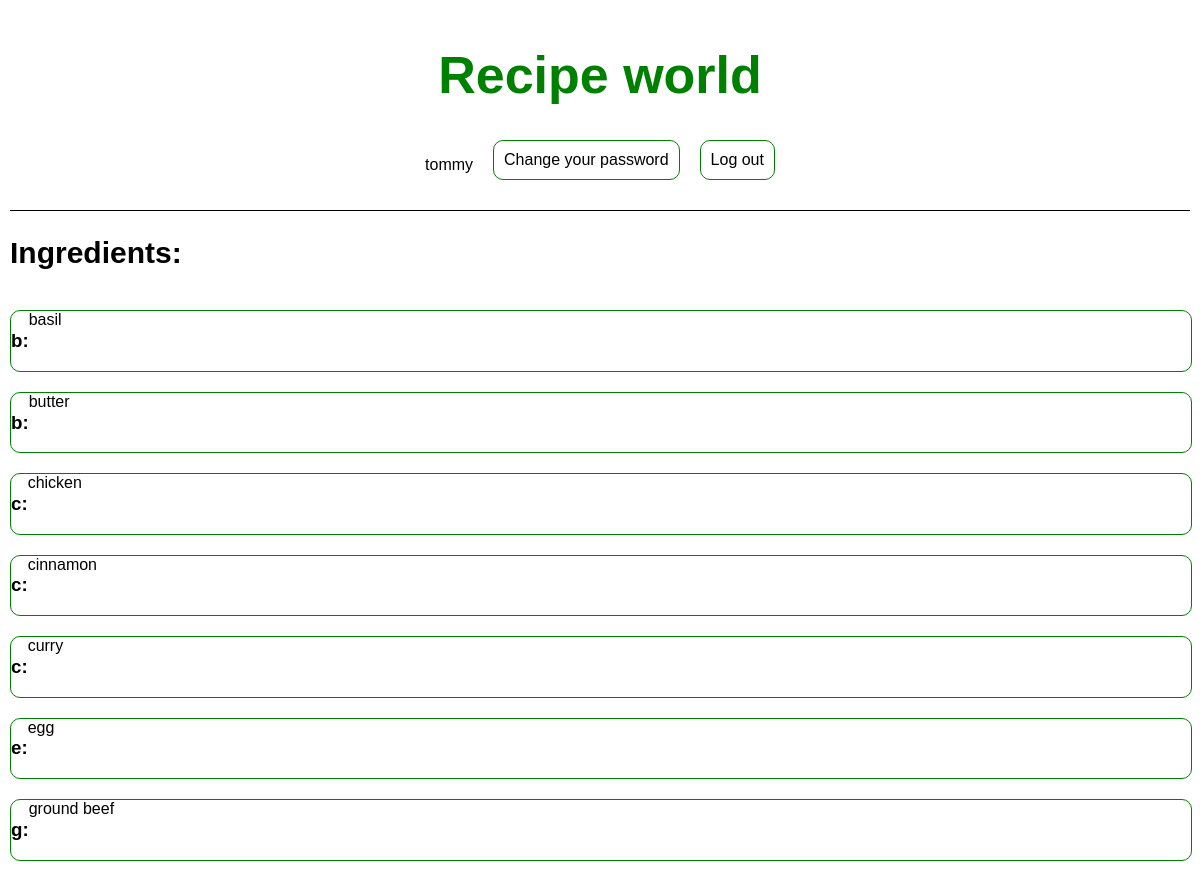
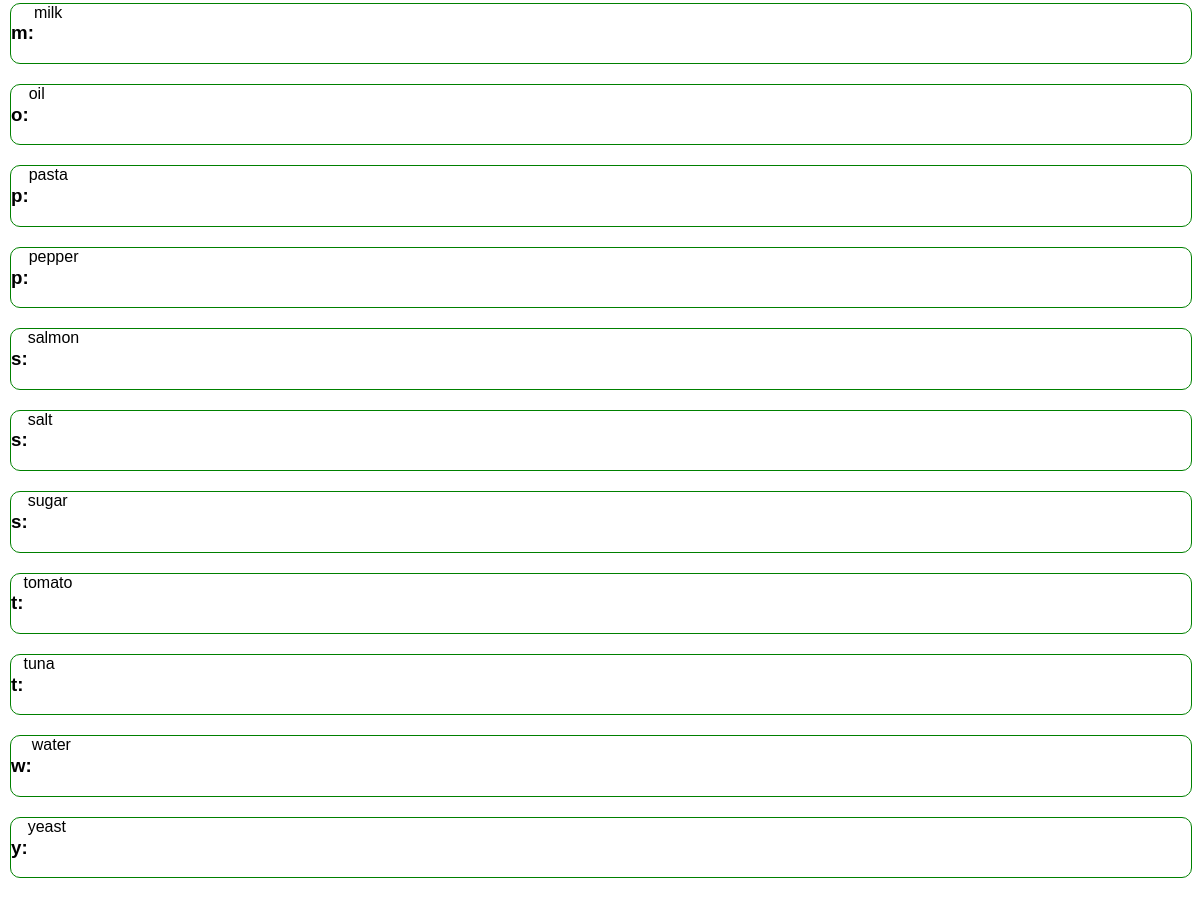
The page /recipes/ingredient/ (signed in) on the database its author committed (2 pictures, top to bottom).
### recipes/models.py (models this page shows, shortened)
class Ingredient(models.Model):
    title = models.CharField(max_length=255, primary_key=True)
    description = models.TextField(blank=True)
    class Meta:
        db_table = "Ingredients"
        ordering = ['title']
    def get_absolute_url(self):
        return reverse("recipes_ingredient", kwargs={"pk": self.pk})

### recipes/views.py (the view)
# urls.py: path("ingredient/", views.IngredientsPageView.as_view(), name="recipe_ingredients"),
class IngredientsPageView(ListView):
    model = Ingredient
    template_name = "../templates/ingredients.html"
    paginate_by = 10
    def get_context_data(self, **kwargs):
        context = super().get_context_data(**kwargs)
        context['alphabet'] = map(chr, range(97, 123))
        return context

### recipes/templatetags/filter_first.py (called while the page is built)
@register.filter
def filter_first(list, char):
    if list.model == Category:
        return Category.objects.filter(title__startswith=char)
    elif list.model == Ingredient:
        return Ingredient.objects.filter(title__startswith=char)

### templates/ingredients.html (shortened to what this page needs)
{% extends "categories.html" %}
{% load static %}
{% block head %}<h2>Ingredients:</h2>{% endblock head %}

### templates/categories.html (shortened to what this page needs)
{% extends "recent.html" %}
{% load static %}
{% load filter_first %}
{% block css %}
    <link rel="stylesheet" href="{% static 'recent.css' %}">
    <link rel="stylesheet" href="{% static 'base.css' %}">
{% endblock %}
{% block content %}
{% block head %}<h2>Categories:</h2>{% endblock head %}
<ul>
    {%  for letter in alphabet %}
        {%for item in object_list|filter_first:letter  %}
            <li>
                <h3>{{letter}}:</h3>
                <div class="element">
                    <a href="{{ item.get_absolute_url }}">{{ item.title }}</a>
                </div>
            </li>
        {% endfor %}
    {% endfor %}
</ul>
{% endblock content %}

### templates/base.html (shortened to what this page needs)
{% load static %}
<!DOCTYPE html>
<html lang="en">
<head>
    {% block css %}{% endblock %}
<body id="body">
    <header>
        <div class="homeLogo">
            <a href="{% url 'home' %}"><h1>Recipe world</h1></a>
        </div>
        <div class="userInteraction">
            <div class="userAction">
                {% if user.is_authenticated %}
                    <div class="sub">
                        <p>{{ user.username }}</p>
                        <a class="subLog" href="{% url 'reset_password' %}">Change your password</a>
                        <a class="subLog" href="{% url 'logout' %}">Log out</a>
                    </div>
                {% else %}
                    <div class="sub">
                        <a class="subLog" href="{% url 'login' %}">Log In</a>
                        <a class="subLog" href="{% url 'signup' %}">Sign Up</a>
                    </div>
                {% endif %}
            </div>
        </div>
    </header>
     <section class="main">
         <div class="container">
          {% block content %}
          {% endblock content %}
        </div>
     </section>
</body>
</html>

### static/css/recent.css (style rules this page uses)
h3 { text-align: center; }
p { word-break: break-all; white-space: normal; max-width: 100%; }
ul { list-style: none; display:flex; flex-direction: column; gap:20px; width: auto; padding: 0; }
li { display:flex; width: 100%; border:green solid 1px; border-radius:10px; height: fit-content; }

### static/css/base.css (style rules this page uses)
* { font-family: Arial,sans-serif; width: auto; }
body { padding: 10px; margin: 0; display: flex; flex-direction: column; }
div { display:flex; }
a { text-decoration: none; color: black; }
p { text-align: center; }
h2 { color: black; font-size: 30px; height: fit-content; }
header { border-bottom: black solid 1px; display: flex; flex-direction: column; justify-content: center; align-content: center; background-color: white; position: sticky; top:0; }
.homeLogo { justify-content: center; align-content: center; }
.homeLogo a { font-size: 26px; color: green; width: fit-content; }
.userAction { width: auto; flex-wrap: nowrap; justify-content: center; align-content: center; }
.userInteraction { width: auto; align-content: center; flex-direction: column; }
.sub { flex-wrap: wrap; column-gap:20px; justify-content: center; row-gap: 5px; margin-bottom: 20px; }
.subLog { width: fit-content; height: fit-content; padding:10px; border:green solid 1px; border-radius: 10px; }
.container { flex-direction: column; }
.main { width:auto ; }

### rows shown on the page
Ingredient: letter "b", title "basil"
Ingredient: letter "b", title "butter"
Ingredient: letter "c", title "chicken"
Ingredient: letter "c", title "cinnamon"
Ingredient: letter "c", title "curry"
Ingredient: letter "e", title "egg"
Ingredient: letter "g", title "ground beef"
Ingredient: letter "m", title "milk"
Ingredient: letter "o", title "oil"
Ingredient: letter "p", title "pasta"
Ingredient: letter "p", title "pepper"
Ingredient: letter "s", title "salmon"
Ingredient: letter "s", title "salt"
Ingredient: letter "s", title "sugar"
Ingredient: letter "t", title "tomato"
Ingredient: letter "t", title "tuna"
Ingredient: letter "w", title "water"
Ingredient: letter "y", title "yeast"

### other values the page prints
{{ user.username }} "tommy"
